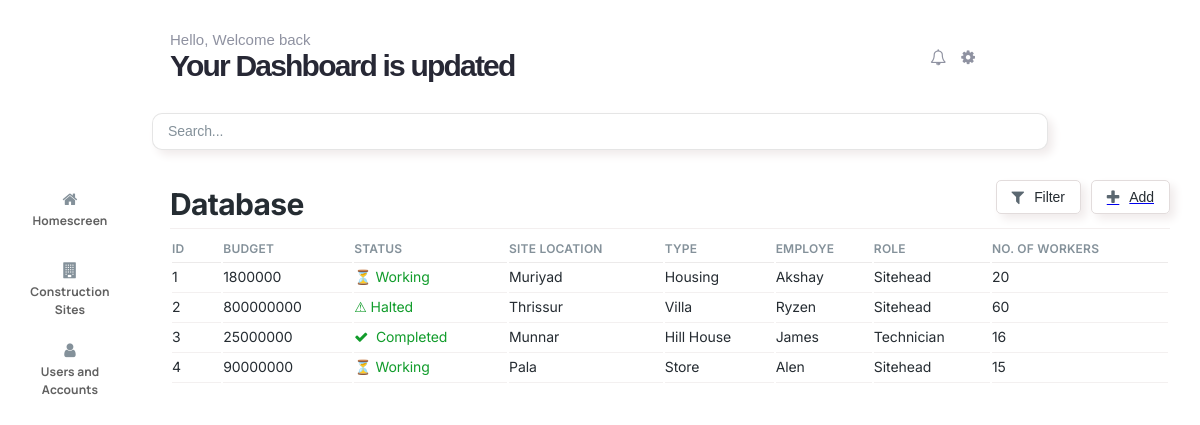
The page / on the database its author committed.
### Site_data/models.py (models this page shows, shortened)
class Site_User(models.Model):
    name = models.OneToOneField(users, on_delete=models.CASCADE)
    TYPE_ROLE = (
        ('Sitehead', 'Sitehead'),
        ('Superviser', 'Superviser'),
        ('Technician', 'Technician'),
    )
    site_role = models.CharField(max_length=50, choices=TYPE_ROLE)
    site_data = models.ForeignKey(Construction_Site, on_delete=models.CASCADE)

class Construction_Site(models.Model):
    name = models.CharField(max_length=50)
    image = models.ImageField(upload_to="site_profiles/",  null=True, blank=True)
    num_workers = models.IntegerField(null=True, blank=True)
    budget = models.IntegerField(null=True, blank=True)
    WORKING_STATUS = (
        ('Working', 'Working'),
        ('Halted', 'Halted'),
        ('Completed', 'Completed'),
    )
    working_status = models.CharField(max_length=50, choices=WORKING_STATUS)
    location = models.CharField(max_length=100, null=True, blank=True)

class users(models.Model):
    name = models.CharField(max_length=255)
    email = models.EmailField(blank=True)
    phone = models.CharField(max_length=10)
    age = models.CharField(max_length=25, null=True)
    image = models.ImageField(upload_to="user_profiles/",  null=True, blank=True)

### Site_data/views.py (the view)
# urls.py: path('',home_page,name='home'),
def home_page(request):
    site_details = Site_User.objects.all()
    return render(request, 'pages/home.html', {'site_details': site_details})

### template/pages/home.html (shortened to what this page needs)
{% extends 'pages/base.html' %} {% load static %}
    {% block content2%}
    <div class="transactions">
      <div class="title">
        <h2>Database</h2>
        <div class="filter">
          <div class="box" onclick="filtermodal();">
            <i class="fa fa-filter" aria-hidden="true"></i>
            <h3>Filter</h3>
          </div>
          <a href="{% url 'site_user_create' %}">
            <div
            class="box"
            id="createtransaction"
            onclick=""
          >
            <i class="fa fa-plus" aria-hidden="true"></i>
            <h3>Add</h3>
          </div>
          </a>
        </div>
      </div>
      <div class="hr"></div>
      <div class="table">
        <table style="width: 100%">
          <tr>
            <th>ID</th>
            <th>BUDGET</th>
            <th>STATUS</th>
            <th>SITE LOCATION</th>
            <th>TYPE</th>
            <th>EMPLOYE</th>
            <th>ROLE</th>
            <th>NO. OF WORKERS</th>
          </tr>
          {% for i in site_details %}
          <tr>
            <td>{{i.id}}</td>
            <td>{{i.site_data.budget}}</td>
            <td>
              {%if i.site_data.working_status == "Completed"%}
              <i class="fa fa-check" aria-hidden="true"></i>&nbsp;
              {{i.site_data.working_status}} {% elif i.site_data.working_status == "Working"%}
              &#9203;
              {{i.site_data.working_status}} {% else %}
              &#x26A0;
              {{i.site_data.working_status}}
              {%endif%}
            </td>
            <td>{{i.site_data.location}}</td>
            <td>{{i.site_data.name}}</td>
            <td>{{i.name.name}}</td>
            <td>{{i.site_role}}</td>
                        <td>{{i.site_data.num_workers}}</td>
          </tr>
          {% endfor %}
        </table>
      </div>
    </div>
    {% endblock %}

### static/css/home.css (style rules this page uses)
* { padding: 0px; margin: 0px; }
.transactions { padding: 10px; font-family: "Inter", sans-serif; width: 100%; }
.transactions .title { display: flex; flex-direction: row; justify-content: space-between; }
.transactions .title h2 { text-align: center; font-style: normal; font-size: 30px; line-height: 48px; letter-spacing: -0.022em; color: #252c32; font-family: "Inter"; font-weight: bolder; }
.transactions .filter { display: flex; flex-direction: row; flex-wrap: nowrap; gap: 10px; }
.transactions .filter .box h3 { font-family: sans-serif; font-style: normal; font-weight: normal; font-size: 14px; line-height: 24px; letter-spacing: -0.006em; color: #252c32; }
.transactions .filter i { color: #5b6871; }
.transactions .filter .box { display: flex; flex-direction: row; gap: 10px; justify-content: center; align-items: center; border: 1px solid rgb(226, 220, 220); padding: 0px 15px; border-radius: 5px; height: 32px; box-shadow: 5px 5px 10px rgb(240, 235, 235); }
.content .table { height: 100%; width: 100%; margin-top: 10px; }
.hr { border-top: 1px solid rgb(243, 239, 239); }
.table th { font-style: normal; font-weight: 600; font-size: 12px; line-height: 16px; letter-spacing: 0.018em; text-transform: uppercase; color: #84919a; text-align: left; border-bottom: 1px solid rgb(236, 234, 234); padding-bottom: 5px; font-family: "Inter", sans-serif; }
.table td { font-style: normal; font-size: 14px; line-height: 24px; letter-spacing: -0.006em; color: #252c32; text-align: left; padding-bottom: 3px; border-bottom: 1px solid rgb(243, 240, 240); max-width: 100px; font-family: "Inter", sans-serif; }
.table td:nth-child(1) { min-width: 30px; }
.table td:nth-child(3) { color: #119c2b; }

### rows shown on the page
Site_User: id "1", site_data.budget "1800000", site_data.working_status "Working", site_data.location "Muriyad", site_data.name "Housing", name.name "Akshay", site_role "Sitehead", site_data.num_workers "20"
Site_User: id "2", site_data.budget "800000000", site_data.working_status "Halted", site_data.location "Thrissur", site_data.name "Villa", name.name "Ryzen", site_role "Sitehead", site_data.num_workers "60"
Site_User: id "3", site_data.budget "25000000", site_data.working_status "Completed", site_data.location "Munnar", site_data.name "Hill House", name.name "James", site_role "Technician", site_data.num_workers "16"
Site_User: id "4", site_data.budget "90000000", site_data.working_status "Working", site_data.location "Pala", site_data.name "Store", name.name "Alen", site_role "Sitehead", site_data.num_workers "15"
